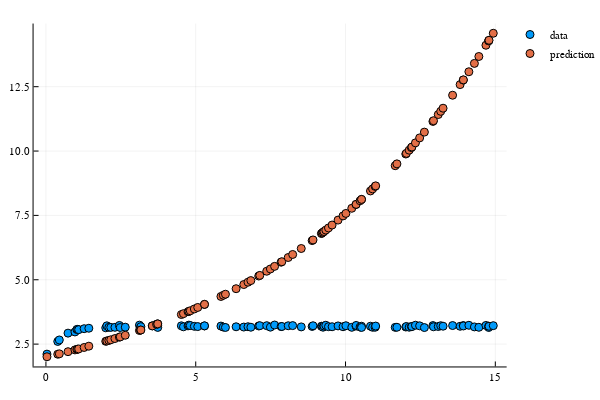

Notebook source saved alongside this figure:
### Markdown cell above
### Neural Network Model

### Code cell
# neural network model
model = Chain(Dense(1,50,relu), Dense(50,100,relu), Dense(100,1))

# ODE solver for the neural network model and initial model parameters
n_ode = NeuralODE(model, tspan, Tsit5(), saveat=t)
Φ = n_ode.p

# prediction for given initial condition
ũ(Φ) = n_ode(u0,Φ)

# plot of the data and the (untrained) neural ODE prediction
plotsol(u, ũ(Φ))

### Figure 1 — Plotly figure (JSON) as saved in the notebook; plotly's stock layout.template omitted (floating-point values rounded to 4 significant figures)
{"data": [{"colorbar": {"title": ""}, "legendgroup": "data", "marker": {"color": "rgba(0, 154, 250, 1.000)", "line": {"color": "rgba(0, 0, 0, 1.000)", "width": 1}, "size": 8, "symbol": "circle"}, "mode": "markers", "name": "data", "showlegend": true, "type": "scatter", "x": [0.03421, 0.3947, 0.4464, 0.7373, 0.9686, 1.032, 1.058, 1.093, 1.275, 1.432, 1.997, 2.034, 2.1, 2.164, 2.303, 2.451, 2.48, 2.648, 3.121, 3.154, 3.169, 3.55, 3.692, 3.731, 3.732, 4.521, 4.591, 4.743, 4.772, 4.818, 4.953, 5.068, 5.292, 5.294, 5.842, 5.921, 5.992, 6.347, 6.604, 6.744, 6.84, 7.103, 7.139, 7.37, 7.492, 7.633, 7.85, 7.874, 8.087, 8.236, 8.522, 8.886, 8.915, 9.195, 9.217, 9.25, 9.281, 9.342, 9.431, 9.552, 9.751, 9.917, 10.01, 10.21, 10.35, 10.35, 10.49, 10.53, 10.53, 10.83, 10.9, 10.99, 11.01, 11.66, 11.72, 12.01, 12.03, 12.12, 12.2, 12.22, 12.33, 12.47, 12.63, 12.92, 12.94, 13.1, 13.18, 13.26, 13.57, 13.83, 13.93, 13.93, 14.12, 14.3, 14.45, 14.69, 14.78, 14.78, 14.79, 14.93], "xaxis": "x1", "y": [2.111, 2.604, 2.661, 2.927, 2.973, 3.069, 3.073, 3.061, 3.1, 3.116, 3.133, 3.21, 3.154, 3.149, 3.153, 3.226, 3.144, 3.158, 3.237, 3.145, 3.178, 3.21, 3.236, 3.214, 3.148, 3.211, 3.173, 3.209, 3.238, 3.221, 3.191, 3.18, 3.205, 3.21, 3.201, 3.16, 3.147, 3.174, 3.163, 3.176, 3.156, 3.205, 3.217, 3.217, 3.159, 3.241, 3.182, 3.184, 3.213, 3.219, 3.169, 3.186, 3.214, 3.195, 3.185, 3.157, 3.202, 3.232, 3.177, 3.175, 3.207, 3.175, 3.215, 3.152, 3.2, 3.225, 3.163, 3.195, 3.148, 3.196, 3.154, 3.155, 3.201, 3.15, 3.155, 3.165, 3.185, 3.156, 3.18, 3.182, 3.234, 3.21, 3.143, 3.219, 3.174, 3.184, 3.215, 3.196, 3.222, 3.193, 3.22, 3.204, 3.231, 3.169, 3.153, 3.226, 3.194, 3.146, 3.192, 3.217], "yaxis": "y1", "zmax": null, "zmin": null}, {"colorbar": {"title": ""}, "legendgroup": "prediction", "marker": {"color": "rgba(227, 111, 71, 1.000)", "line": {"color": "rgba(0, 0, 0, 1.000)", "width": 1}, "size": 8, "symbol": "circle"}, "mode": "markers", "name": "prediction", "showlegend": true, "type": "scatter", "x": [0.03421, 0.3947, 0.4464, 0.7373, 0.9686, 1.032, 1.058, 1.093, 1.275, 1.432, 1.997, 2.034, 2.1, 2.164, 2.303, 2.451, 2.48, 2.648, 3.121, 3.154, 3.169, 3.55, 3.692, 3.731, 3.732, 4.521, 4.591, 4.743, 4.772, 4.818, 4.953, 5.068, 5.292, 5.294, 5.842, 5.921, 5.992, 6.347, 6.604, 6.744, 6.84, 7.103, 7.139, 7.37, 7.492, 7.633, 7.85, 7.874, 8.087, 8.236, 8.522, 8.886, 8.915, 9.195, 9.217, 9.25, 9.281, 9.342, 9.431, 9.552, 9.751, 9.917, 10.01, 10.21, 10.35, 10.35, 10.49, 10.53, 10.53, 10.83, 10.9, 10.99, 11.01, 11.66, 11.72, 12.01, 12.03, 12.12, 12.2, 12.22, 12.33, 12.47, 12.63, 12.92, 12.94, 13.1, 13.18, 13.26, 13.57, 13.83, 13.93, 13.93, 14.12, 14.3, 14.45, 14.69, 14.78, 14.78, 14.79, 14.93], "xaxis": "x1", "y": [2.009, 2.108, 2.122, 2.206, 2.275, 2.294, 2.302, 2.313, 2.37, 2.42, 2.609, 2.621, 2.645, 2.667, 2.717, 2.771, 2.782, 2.844, 3.029, 3.042, 3.049, 3.207, 3.268, 3.285, 3.286, 3.649, 3.683, 3.759, 3.773, 3.796, 3.865, 3.925, 4.043, 4.044, 4.35, 4.397, 4.438, 4.653, 4.815, 4.905, 4.968, 5.145, 5.169, 5.331, 5.418, 5.52, 5.682, 5.701, 5.864, 5.982, 6.214, 6.522, 6.547, 6.796, 6.816, 6.845, 6.874, 6.93, 7.012, 7.126, 7.317, 7.481, 7.577, 7.777, 7.924, 7.929, 8.069, 8.12, 8.122, 8.45, 8.53, 8.626, 8.648, 9.431, 9.502, 9.885, 9.91, 10.03, 10.13, 10.16, 10.32, 10.51, 10.74, 11.15, 11.18, 11.42, 11.54, 11.66, 12.17, 12.58, 12.76, 12.77, 13.08, 13.4, 13.67, 14.11, 14.28, 14.29, 14.3, 14.58], "yaxis": "y1", "zmax": null, "zmin": null}], "layout": {"annotations": [], "height": 400, "legend": {"bgcolor": "rgba(255, 255, 255, 1.000)", "bordercolor": "rgba(0, 0, 0, 1.000)", "font": {"color": "rgba(0, 0, 0, 1.000)", "family": "sans-serif", "size": 11}, "tracegroupgap": 0, "x": 1, "y": 1}, "margin": {"b": 20, "l": 0, "r": 0, "t": 20}, "paper_bgcolor": "rgba(255, 255, 255, 1.000)", "plot_bgcolor": "rgba(255, 255, 255, 1.000)", "showlegend": true, "width": 600, "xaxis": {"anchor": "y1", "domain": [0.06582, 0.9934], "gridcolor": "rgba(0, 0, 0, 0.100)", "gridwidth": 0.5, "linecolor": "rgba(0, 0, 0, 1.000)", "mirror": false, "range": [-0.4127, 15.38], "showgrid": true, "showline": true, "showticklabels": true, "tickangle": 0, "tickcolor": "rgb(0, 0, 0)", "tickfont": {"color": "rgba(0, 0, 0, 1.000)", "family": "sans-serif", "size": 11}, "tickmode": "array", "ticks": "inside", "ticktext": ["0", "5", "10", "15"], "tickvals": [0, 5, 10, 15], "title": "", "titlefont": {"color": "rgba(0, 0, 0, 1.000)", "family": "sans-serif", "size": 15}, "type": "-", "visible": true, "zeroline": false, "zerolinecolor": "rgba(0, 0, 0, 1.000)"}, "yaxis": {"anchor": "x1", "domain": [0.03762, 0.9902], "gridcolor": "rgba(0, 0, 0, 0.100)", "gridwidth": 0.5, "linecolor": "rgba(0, 0, 0, 1.000)", "mirror": false, "range": [1.632, 14.95], "showgrid": true, "showline": true, "showticklabels": true, "tickangle": 0, "tickcolor": "rgb(0, 0, 0)", "tickfont": {"color": "rgba(0, 0, 0, 1.000)", "family": "sans-serif", "size": 11}, "tickmode": "array", "ticks": "inside", "ticktext": ["2.5", "5.0", "7.5", "10.0", "12.5"], "tickvals": [2.5, 5, 7.5, 10, 12.5], "title": "", "titlefont": {"color": "rgba(0, 0, 0, 1.000)", "family": "sans-serif", "size": 15}, "type": "-", "visible": true, "zeroline": false, "zerolinecolor": "rgba(0, 0, 0, 1.000)"}}}
